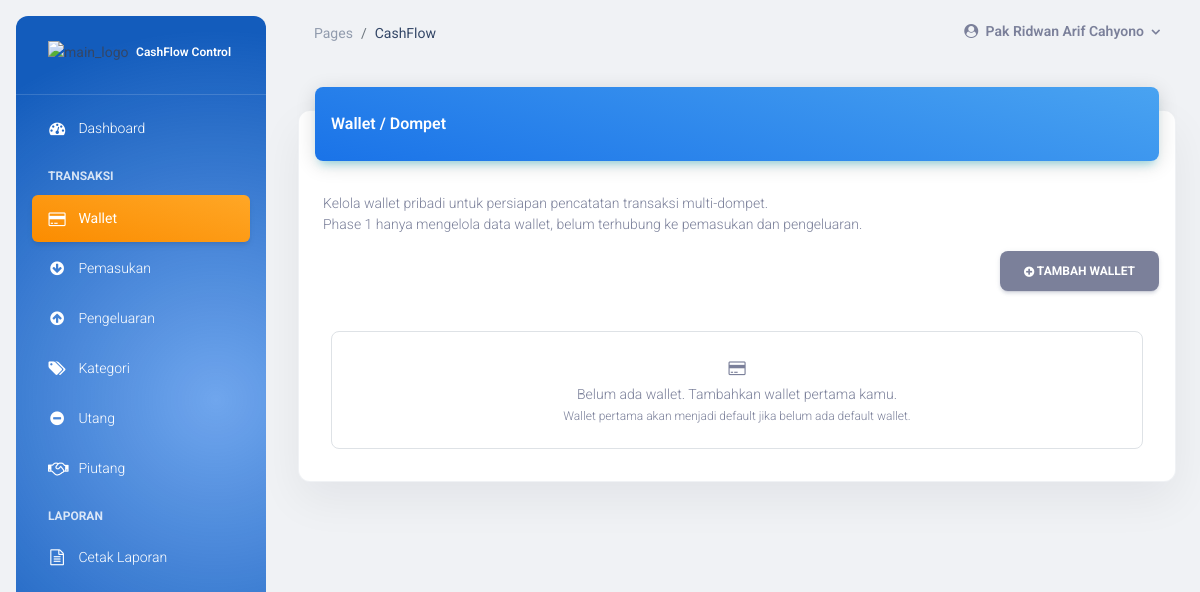
/main.php?module=wallet (signed in), run on an earlier commit of the app's database.
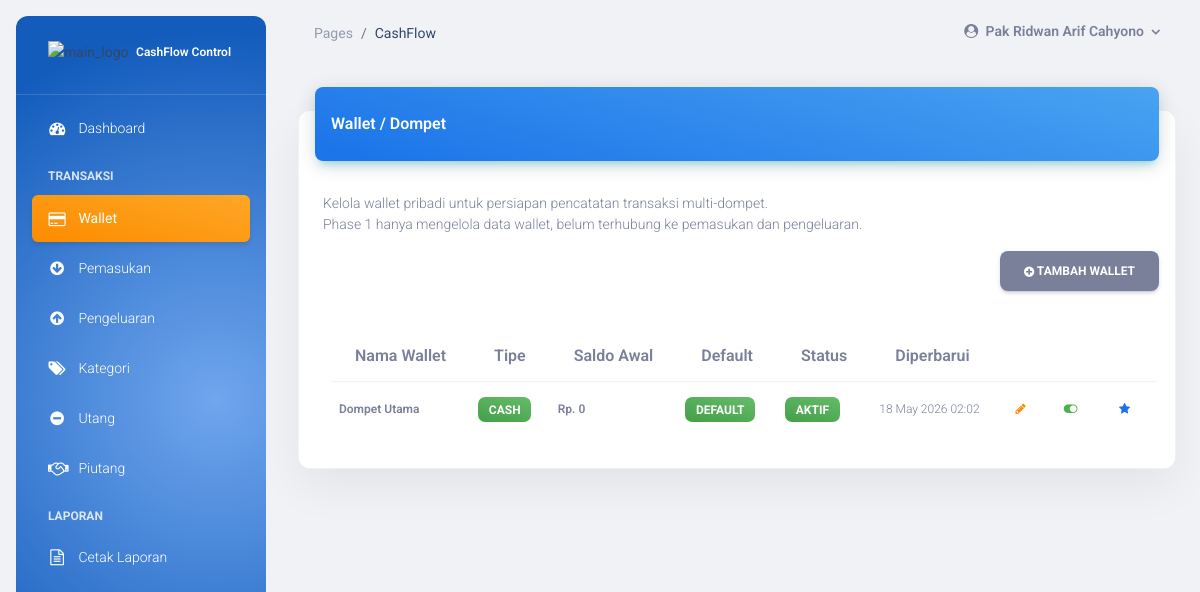
And on a later commit of the database.
### tables this page shows
CREATE TABLE `wallet` (
  `id_wallet` int(11) NOT NULL AUTO_INCREMENT,
  `user_id` int(11) NOT NULL,
  `nama_wallet` varchar(100) NOT NULL,
  `tipe_wallet` enum('cash','bank','e_wallet','tabungan','lainnya') NOT NULL DEFAULT 'lainnya',
  `saldo_awal` decimal(15,2) NOT NULL DEFAULT 0.00,
  `is_default` tinyint(1) NOT NULL DEFAULT 0,
  `is_active` tinyint(1) NOT NULL DEFAULT 1,
  `created_at` datetime NOT NULL DEFAULT current_timestamp(),
  `updated_at` datetime NOT NULL DEFAULT current_timestamp() ON UPDATE current_timestamp(),
  PRIMARY KEY (`id_wallet`),
  KEY `idx_wallet_user` (`user_id`),
  KEY `idx_wallet_user_active` (`user_id`, `is_active`),
  UNIQUE KEY `uniq_wallet_user_name` (`user_id`, `nama_wallet`)
);

### view_wallet.php (the view, shortened to what the rows shown need)
<?php
include "includes/koneksi.php";
$userYangSedangLogin = (int) $_SESSION['id_user'];
function format_wallet_rupiah($value)
{
    return 'Rp. ' . number_format((float) $value);
}
function wallet_type_label($type)
{
    $labels = [
        'cash' => 'Cash',
        'bank' => 'Bank',
        'e_wallet' => 'E-Wallet',
        'tabungan' => 'Tabungan',
        'lainnya' => 'Lainnya',
    ];
    return $labels[$type] ?? 'Lainnya';
}
function wallet_type_badge_class($type)
{
    $classes = [
        'cash' => 'bg-gradient-success',
        'bank' => 'bg-gradient-info',
        'e_wallet' => 'bg-gradient-warning',
        'tabungan' => 'bg-gradient-primary',
        'lainnya' => 'bg-gradient-secondary',
    ];
    return $classes[$type] ?? 'bg-gradient-secondary';
}
$walletQuery = "SELECT id_wallet, nama_wallet, tipe_wallet, saldo_awal, is_default, is_active, created_at, updated_at
                FROM wallet
                WHERE user_id = ?
                ORDER BY is_default DESC, is_active DESC, nama_wallet ASC";
$walletStmt = mysqli_prepare($con, $walletQuery);
mysqli_stmt_bind_param($walletStmt, "i", $userYangSedangLogin);
mysqli_stmt_execute($walletStmt);
$walletResult = mysqli_stmt_get_result($walletStmt);
$walletRows = [];
while ($row = mysqli_fetch_assoc($walletResult)) {
    $walletRows[] = $row;
}
?>
<div class="container-fluid py-4">
    <div class="row">
        <div class="col-12">
            <div class="card my-4">
                <div class="card-body px-0 pb-2">
                    <div class="table-responsive p-4 mx-2">
                        <?php if (empty($walletRows)) { ?>
                            <div class="border border-radius-lg p-4 text-center">
                                <i class="fa fa-credit-card text-secondary mb-2" aria-hidden="true"></i>
                                <p class="text-sm text-secondary mb-1">Belum ada wallet. Tambahkan wallet pertama kamu.</p>
                                <p class="text-xs text-secondary mb-0">Wallet pertama akan menjadi default jika belum ada default wallet.</p>
                            </div>
                        <?php } else { ?>
                            <table class="table align-items-center mb-0" id="datatable">
                                <thead>
                                    <tr>
                                        <th>Nama Wallet</th>
                                        <th>Tipe</th>
                                        <th>Saldo Awal</th>
                                        <th>Default</th>
                                        <th>Status</th>
                                        <th>Diperbarui</th>
                                        <th></th>
                                    </tr>
                                </thead>
                                <tbody>
                                    <?php foreach ($walletRows as $row) { ?>
                                        <?php
                                        $isDefault = (string) ($row['is_default'] ?? '0') === '1';
                                        $isActive = (string) ($row['is_active'] ?? '1') === '1';
                                        ?>
                                        <tr>
                                            <td>
                                                <p class="text-xs font-weight-bold mb-0">
                                                    <?= htmlspecialchars($row['nama_wallet'], ENT_QUOTES, 'UTF-8') ?>
                                                </p>
                                            </td>
                                            <td>
                                                <span class="badge badge-sm <?= htmlspecialchars(wallet_type_badge_class($row['tipe_wallet']), ENT_QUOTES, 'UTF-8') ?>">
                                                    <?= htmlspecialchars(wallet_type_label($row['tipe_wallet']), ENT_QUOTES, 'UTF-8') ?>
                                                </span>
                                            </td>
                                            <td>
                                                <p class="text-xs font-weight-bold mb-0"><?= format_wallet_rupiah($row['saldo_awal']) ?></p>
                                            </td>
                                            <td>
                                                <span class="badge badge-sm <?= $isDefault ? 'bg-gradient-success' : 'bg-gradient-secondary' ?>">
                                                    <?= $isDefault ? 'Default' : 'Bukan Default' ?>
                                                </span>
                                            </td>
                                            <td>
                                                <span class="badge badge-sm <?= $isActive ? 'bg-gradient-success' : 'bg-gradient-secondary' ?>">
                                                    <?= $isActive ? 'Aktif' : 'Nonaktif' ?>
                                                </span>
                                            </td>
                                            <td>
                                                <p class="text-xs text-secondary mb-0">
                                                    <?= htmlspecialchars(date('d M Y H:i', strtotime($row['updated_at'] ?? $row['created_at']))) ?>
                                                </p>
                                            </td>
                                            <td class="align-middle">
                                                <a type="button"
                                                    class="text-secondary text-warning font-weight-bold text-xs me-2 btneditwallet"
                                                    data-id="<?= (int) $row['id_wallet'] ?>"
                                                    data-nama="<?= htmlspecialchars($row['nama_wallet'], ENT_QUOTES, 'UTF-8') ?>"
                                                    data-tipe="<?= htmlspecialchars($row['tipe_wallet'], ENT_QUOTES, 'UTF-8') ?>"
                                                    data-saldo="<?= htmlspecialchars((string) $row['saldo_awal'], ENT_QUOTES, 'UTF-8') ?>">
                                                    <i class="fa fa-pencil" aria-hidden="true"></i>
                                                </a>
                                                <form action="aksi_wallet.php?act=s" method="post" class="d-inline">
                                                    <button type="submit"
                                                        data-confirm="true"
                                                        data-confirm-title="<?= $isActive ? 'Nonaktifkan wallet ini?' : 'Aktifkan wallet ini?' ?>"
                                                        data-confirm-text="<?= $isActive ? 'Wallet nonaktif tidak disiapkan untuk transaksi berikutnya.' : 'Wallet akan aktif kembali.' ?>"
                                                        data-confirm-confirm-text="<?= $isActive ? 'Ya, nonaktifkan' : 'Ya, aktifkan' ?>"
                                                        data-confirm-cancel-text="Batal"
                                                        class="text-secondary <?= $isActive ? 'text-success' : 'text-secondary' ?> font-weight-bold text-xs me-2 border-0 bg-transparent p-0">
                                                        <i class="fa <?= $isActive ? 'fa-toggle-on' : 'fa-toggle-off' ?>" aria-hidden="true"></i>
                                                    </button>
                                                </form>
                                                <form action="aksi_wallet.php?act=d" method="post" class="d-inline">
                                                    <button type="submit"
                                                        data-confirm="true"
                                                        data-confirm-title="Jadikan wallet default?"
                                                        data-confirm-text="Wallet ini akan menjadi wallet default akun Anda."
                                                        data-confirm-confirm-text="Ya, jadikan default"
                                                        data-confirm-cancel-text="Batal"
                                                        class="text-secondary text-info font-weight-bold text-xs border-0 bg-transparent p-0">
                                                        <i class="fa fa-star<?= $isDefault ? '' : '-o' ?>" aria-hidden="true"></i>
                                                    </button>
                                                </form>
                                            </td>
                                        </tr>
                                    <?php } ?>
                                </tbody>
                            </table>
                        <?php } ?>
                    </div>
                </div>
            </div>
        </div>
    </div>
</div>

What changed in the data, as far as the page shows it:
added wallet: nama_wallet "Dompet Utama", tipe_wallet "CASH", saldo_awal "Rp. 0", is_default "DEFAULT", is_active "AKTIF", updated_at "18 May 2026 02:02"
Also different on the page:
text no longer shown: "Belum ada wallet. Tambahkan wallet pertama kamu. Wallet pertama akan menjadi default jika belum ada default wallet."
text now shown: "Nama Wallet Tipe Saldo Awal Default Status Diperbarui"
